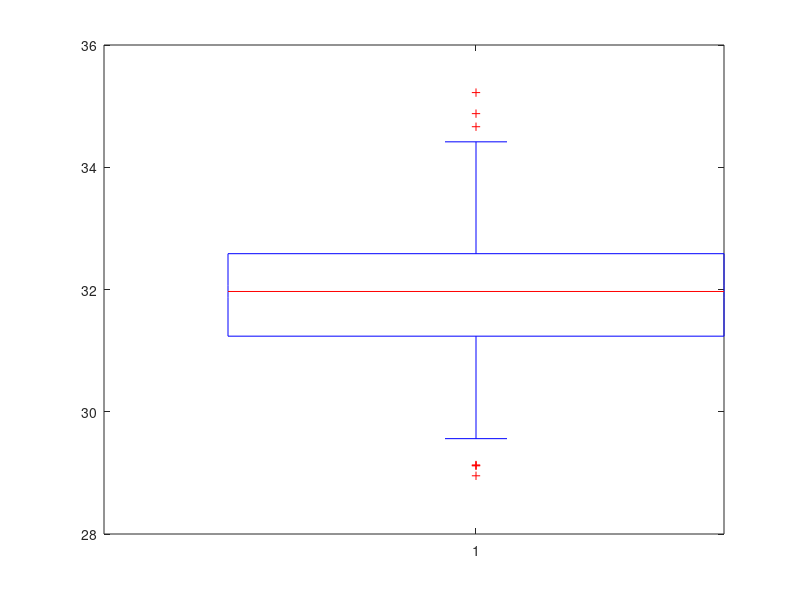
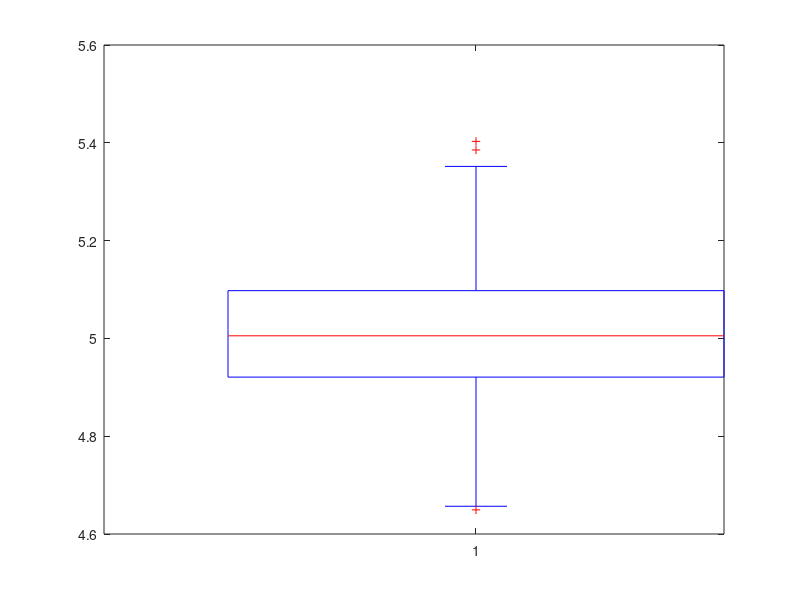
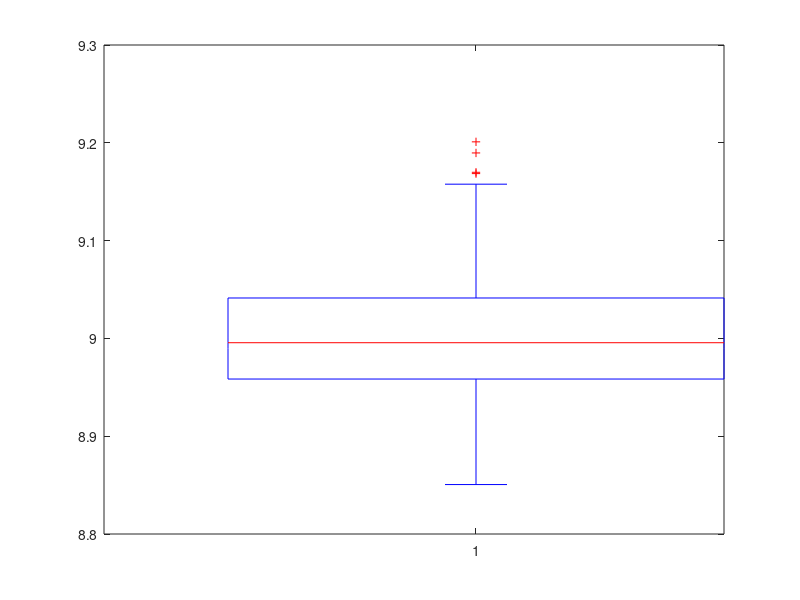
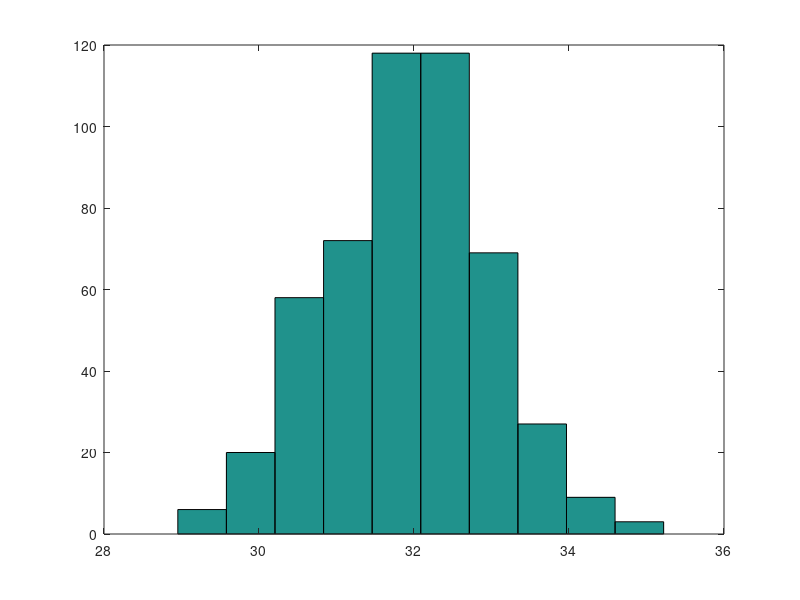

These charts were generated, in order, by the following MATLAB code:
%%

k = [1,3, 5, 7, 9];
c = [1, 3, 5, 7, 9];
n = 1000;
B = 500;
close all;
for i=1:5
    for j=1:5
        x = linspace(0,10,1000);
        fx = k(i)/c(j)*(x/c(j)).^(k(i)-1).*exp((-x/c(j)).^k(i));
        % figure(i)
        % %subplot(5,1,i);
        % plot(x,fx); hold on;
    end
end

R1 = wblrnd(k(5),c(3),[n,1]);
    m1 = mean(R1)
    v1 = var(R1)
    kVar = sqrt(v1)/m1
    
R = zeros(n,B);
ERT = zeros(1,B);
kMM =  zeros(1,B);
cMM = zeros(1,B);

tic
for a=1:500
    R(:,a) = wblrnd(k(5),c(3),[n,1]);
    m = mean(R(:,a));
    v = var(R(:,a));
    kVar = sqrt(v)/m;
    
    
    m2 = (R(:,a)'*R(:,a))/n;
    m1 = sum(R(:,a))/n;
    m1Square  = m1^2;
    valkIdeal = m2/m1Square;
    %Fx = 1 - exp((-x/c(3)).^k(5))
    % = x.*
    
    kI = 10;
    err = valkIdeal + 1;
    i = 1;
    while i < 5000 && abs(err)>1e-5 % petite acceleration de Steffensen AIIIGGGHT :D
        
        FkI =  2*kI*gamma(2/kI)/(gamma(1/kI))^2 - valkIdeal;%gamma(2/kI+1)/(gamma(1/kI+1))^2 - valkIdeal;
        fkI = kI - FkI/4;
        FfKI = 2*fkI*gamma(2/fkI)/(gamma(1/fkI))^2 - valkIdeal;%gamma(2/fkI+1)/(gamma(1/fkI+1))^2 - valkIdeal;
        ff = fkI - FfKI/2;
        kII = kI - (fkI-kI)^2/(ff-2*fkI+kI);
        err = kII - kI;
        kI = kII;
        i = i +1 ;
        
    end
    
    kMM(1,a) = kI;
    cMM(1,a) = kMM(1,a)*m1/gamma(1/kMM(1,a));
    
    ERT(1,a) = (kMM(1,a) - k(5))^2 + (cMM(1,a)-c(3))^2;
    
end
toc
ERTmean = mean(ERT)
kMMmean = mean(kMM)
cMMmean = mean(cMM)

ERTvar = var(ERT)
kMMvar = var(kMM)
cMMvar = var(cMM)

figure(1)
boxplot(ERT)
figure(2)
boxplot(kMM)
figure(3)
boxplot(cMM)

figure(4)
hist(ERT)
figure(5)
hist(kMM)
figure(6)
hist(cMM)

